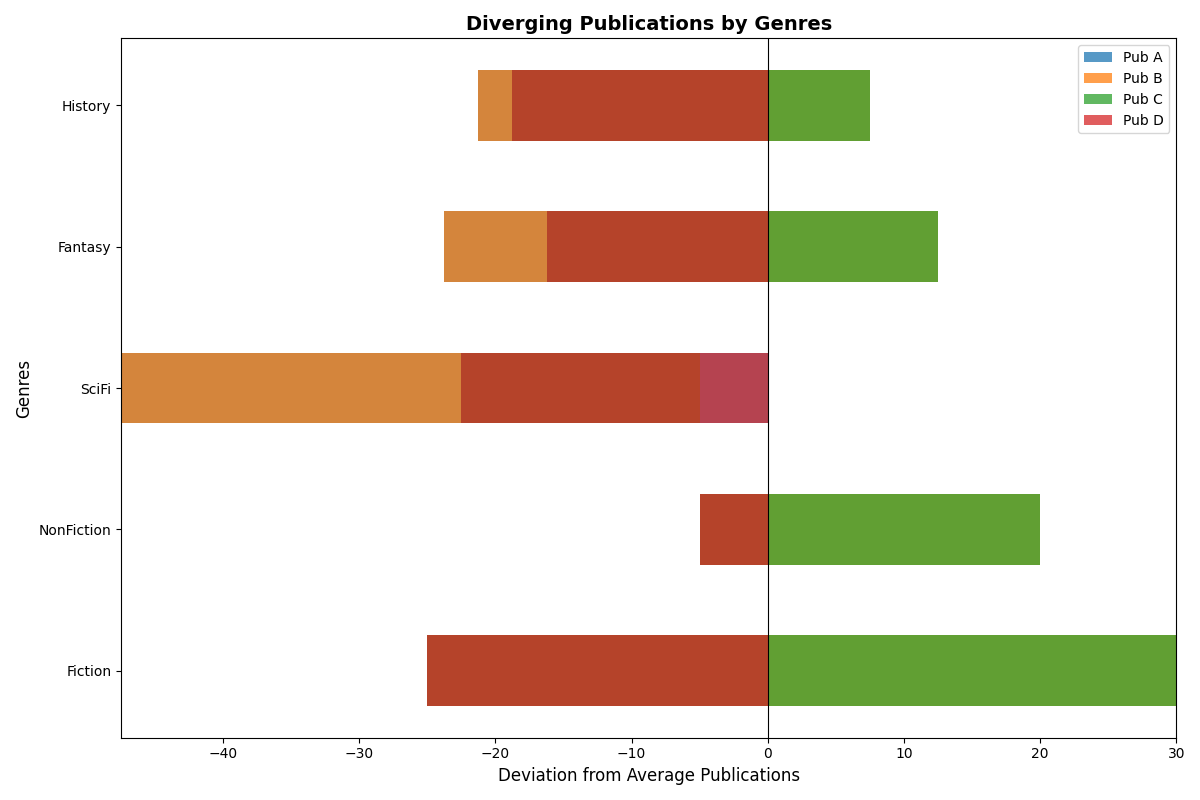

Python code for this plot:
import matplotlib.pyplot as plt
import numpy as np

publishers = ['Pub A', 'Pub B', 'Pub C', 'Pub D']
genres = ['Fiction', 'NonFiction', 'SciFi', 'Fantasy', 'History']

data = np.array([
    [120, 150, 80, 100, 90],     
    [200, 180, 170, 160, 140],   
    [90, 130, 110, 95, 85],      
    [170, 160, 150, 140, 130]    
])

fig, ax = plt.subplots(figsize=(12, 8))
bar_width = 0.5
positions = np.arange(len(genres))

# Calculate the center axis positions
center_positions = np.zeros(len(genres))

# Plotting diverging bars
for idx, publisher in enumerate(publishers):
    deviation = data[idx] - np.mean(data, axis=0)  
    ax.barh(positions, deviation, bar_width, left=center_positions, 
            label=publisher, alpha=0.75)
    center_positions += deviation  # adjust for stacking

ax.set_yticks(positions)
ax.set_yticklabels(genres)
ax.set_xlabel('Deviation from Average Publications', fontsize=12)
ax.set_ylabel('Genres', fontsize=12)
ax.set_title('Diverging Publications by Genres', fontsize=14, fontweight='bold')
ax.axvline(0, color='black', linewidth=0.8)
ax.legend()

plt.tight_layout()
plt.show()
